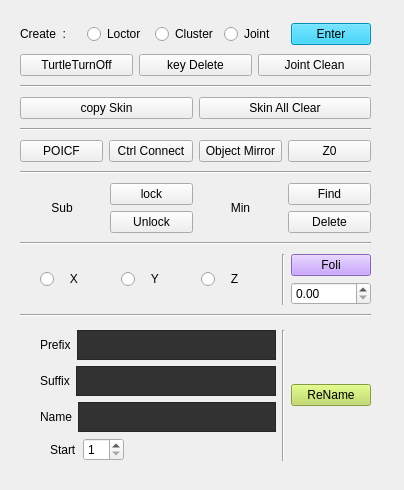
<?xml version="1.0" encoding="UTF-8"?>
<ui version="4.0">
 <class>all_Form</class>
 <widget class="QWidget" name="all_Form">
  <property name="geometry">
   <rect>
    <x>0</x>
    <y>0</y>
    <width>404</width>
    <height>490</height>
   </rect>
  </property>
  <property name="minimumSize">
   <size>
    <width>400</width>
    <height>490</height>
   </size>
  </property>
  <property name="maximumSize">
   <size>
    <width>10000</width>
    <height>10000</height>
   </size>
  </property>
  <property name="windowTitle">
   <string>Form</string>
  </property>
  <widget class="QWidget" name="layoutWidget">
   <property name="geometry">
    <rect>
     <x>20</x>
     <y>330</y>
     <width>351</width>
     <height>131</height>
    </rect>
   </property>
   <layout class="QGridLayout" name="gridLayout_3">
    <item row="0" column="0">
     <layout class="QGridLayout" name="rename_02_GB">
      <item row="0" column="0">
       <spacer name="rename_02_SP">
        <property name="orientation">
         <enum>Qt::Vertical</enum>
        </property>
        <property name="sizeHint" stdset="0">
         <size>
          <width>20</width>
          <height>78</height>
         </size>
        </property>
       </spacer>
      </item>
      <item row="0" column="1">
       <layout class="QVBoxLayout" name="rename_03_VT">
        <property name="topMargin">
         <number>0</number>
        </property>
        <property name="bottomMargin">
         <number>0</number>
        </property>
        <item>
         <layout class="QHBoxLayout" name="rename_04_HR">
          <item>
           <widget class="QLabel" name="Prefix_LB">
            <property name="text">
             <string>Prefix</string>
            </property>
           </widget>
          </item>
          <item>
           <widget class="QTextEdit" name="SF_rename_Prefix">
            <property name="styleSheet">
             <string notr="true">background-color: rgb(50, 50, 50)</string>
            </property>
            <property name="html">
             <string>&lt;!DOCTYPE HTML PUBLIC &quot;-//W3C//DTD HTML 4.0//EN&quot; &quot;http://www.w3.org/TR/REC-html40/strict.dtd&quot;&gt;
&lt;html&gt;&lt;head&gt;&lt;meta name=&quot;qrichtext&quot; content=&quot;1&quot; /&gt;&lt;style type=&quot;text/css&quot;&gt;
p, li { white-space: pre-wrap; }
&lt;/style&gt;&lt;/head&gt;&lt;body style=&quot; font-family:'Gulim'; font-size:9pt; font-weight:400; font-style:normal;&quot;&gt;
&lt;p align=&quot;center&quot; style=&quot;-qt-paragraph-type:empty; margin-top:0px; margin-bottom:0px; margin-left:0px; margin-right:0px; -qt-block-indent:0; text-indent:0px;&quot;&gt;&lt;br /&gt;&lt;/p&gt;&lt;/body&gt;&lt;/html&gt;</string>
            </property>
           </widget>
          </item>
         </layout>
        </item>
        <item>
         <layout class="QHBoxLayout" name="rename_05_HR">
          <item>
           <widget class="QLabel" name="Suffix_LB">
            <property name="text">
             <string>Suffix</string>
            </property>
           </widget>
          </item>
          <item>
           <widget class="QTextEdit" name="SF_rename_Suffix">
            <property name="styleSheet">
             <string notr="true">background-color: rgb(50, 50, 50)</string>
            </property>
            <property name="html">
             <string>&lt;!DOCTYPE HTML PUBLIC &quot;-//W3C//DTD HTML 4.0//EN&quot; &quot;http://www.w3.org/TR/REC-html40/strict.dtd&quot;&gt;
&lt;html&gt;&lt;head&gt;&lt;meta name=&quot;qrichtext&quot; content=&quot;1&quot; /&gt;&lt;style type=&quot;text/css&quot;&gt;
p, li { white-space: pre-wrap; }
&lt;/style&gt;&lt;/head&gt;&lt;body style=&quot; font-family:'Gulim'; font-size:9pt; font-weight:400; font-style:normal;&quot;&gt;
&lt;p align=&quot;center&quot; style=&quot;-qt-paragraph-type:empty; margin-top:0px; margin-bottom:0px; margin-left:0px; margin-right:0px; -qt-block-indent:0; text-indent:0px;&quot;&gt;&lt;br /&gt;&lt;/p&gt;&lt;/body&gt;&lt;/html&gt;</string>
            </property>
           </widget>
          </item>
         </layout>
        </item>
        <item>
         <layout class="QHBoxLayout" name="rename_06_HR">
          <item>
           <widget class="QLabel" name="Name_LB">
            <property name="text">
             <string>Name</string>
            </property>
           </widget>
          </item>
          <item>
           <widget class="QTextEdit" name="SF_rename_Name">
            <property name="styleSheet">
             <string notr="true">background-color: rgb(50, 50, 50)</string>
            </property>
            <property name="html">
             <string>&lt;!DOCTYPE HTML PUBLIC &quot;-//W3C//DTD HTML 4.0//EN&quot; &quot;http://www.w3.org/TR/REC-html40/strict.dtd&quot;&gt;
&lt;html&gt;&lt;head&gt;&lt;meta name=&quot;qrichtext&quot; content=&quot;1&quot; /&gt;&lt;style type=&quot;text/css&quot;&gt;
p, li { white-space: pre-wrap; }
&lt;/style&gt;&lt;/head&gt;&lt;body style=&quot; font-family:'Gulim'; font-size:9pt; font-weight:400; font-style:normal;&quot;&gt;
&lt;p align=&quot;center&quot; style=&quot;-qt-paragraph-type:empty; margin-top:0px; margin-bottom:0px; margin-left:0px; margin-right:0px; -qt-block-indent:0; text-indent:0px;&quot;&gt;&lt;br /&gt;&lt;/p&gt;&lt;/body&gt;&lt;/html&gt;</string>
            </property>
           </widget>
          </item>
         </layout>
        </item>
       </layout>
      </item>
     </layout>
    </item>
    <item row="0" column="1" rowspan="2">
     <widget class="Line" name="line">
      <property name="orientation">
       <enum>Qt::Vertical</enum>
      </property>
     </widget>
    </item>
    <item row="0" column="2" rowspan="2">
     <widget class="QPushButton" name="rename_bt">
      <property name="styleSheet">
       <string notr="true">background-color:rgb(186,218,85);
color: rgb(0, 0, 0);</string>
      </property>
      <property name="text">
       <string>ReName</string>
      </property>
     </widget>
    </item>
    <item row="1" column="0">
     <layout class="QHBoxLayout" name="rename_07_HR">
      <property name="leftMargin">
       <number>30</number>
      </property>
      <item>
       <widget class="QLabel" name="renameStart_LB">
        <property name="text">
         <string>Start</string>
        </property>
       </widget>
      </item>
      <item>
       <widget class="QSpinBox" name="SB_rename_StartNum">
        <property name="minimum">
         <number>1</number>
        </property>
       </widget>
      </item>
      <item>
       <spacer name="rename_07_SP">
        <property name="orientation">
         <enum>Qt::Horizontal</enum>
        </property>
        <property name="sizeHint" stdset="0">
         <size>
          <width>108</width>
          <height>20</height>
         </size>
        </property>
       </spacer>
      </item>
     </layout>
    </item>
   </layout>
  </widget>
  <widget class="QWidget" name="layoutWidget">
   <property name="geometry">
    <rect>
     <x>20</x>
     <y>20</y>
     <width>351</width>
     <height>301</height>
    </rect>
   </property>
   <layout class="QVBoxLayout" name="verticalLayout">
    <item>
     <layout class="QHBoxLayout" name="Up_01_HR">
      <item>
       <widget class="QLabel" name="create_lb">
        <property name="text">
         <string>Create  :</string>
        </property>
        <property name="buddy">
         <cstring>create_Enter_bt</cstring>
        </property>
       </widget>
      </item>
      <item>
       <widget class="QRadioButton" name="create_Loc_rbt">
        <property name="text">
         <string>Loctor</string>
        </property>
       </widget>
      </item>
      <item>
       <widget class="QRadioButton" name="create_Clu_rbt">
        <property name="text">
         <string>Cluster</string>
        </property>
       </widget>
      </item>
      <item>
       <widget class="QRadioButton" name="create_Jnt_rbt">
        <property name="text">
         <string>Joint</string>
        </property>
       </widget>
      </item>
      <item>
       <widget class="QPushButton" name="create_Enter_bt">
        <property name="acceptDrops">
         <bool>false</bool>
        </property>
        <property name="styleSheet">
         <string notr="true">background-color:rgb(0, 200, 255);
color: rgb(0, 0, 0);</string>
        </property>
        <property name="text">
         <string>Enter</string>
        </property>
       </widget>
      </item>
     </layout>
    </item>
    <item>
     <layout class="QHBoxLayout" name="horizontalLayout">
      <item>
       <widget class="QPushButton" name="turtledelete_bt">
        <property name="text">
         <string>TurtleTurnOff</string>
        </property>
       </widget>
      </item>
      <item>
       <widget class="QPushButton" name="keydelete_bt">
        <property name="text">
         <string>key Delete</string>
        </property>
       </widget>
      </item>
      <item>
       <widget class="QPushButton" name="JointClean_bt">
        <property name="text">
         <string>Joint Clean</string>
        </property>
       </widget>
      </item>
     </layout>
    </item>
    <item>
     <widget class="Line" name="Up_line_5">
      <property name="orientation">
       <enum>Qt::Horizontal</enum>
      </property>
     </widget>
    </item>
    <item>
     <layout class="QHBoxLayout" name="horizontalLayout_2">
      <item>
       <widget class="QPushButton" name="copyskin_bt">
        <property name="text">
         <string>copy Skin</string>
        </property>
       </widget>
      </item>
      <item>
       <widget class="QPushButton" name="skinAllClear_bt">
        <property name="text">
         <string>Skin All Clear</string>
        </property>
       </widget>
      </item>
     </layout>
    </item>
    <item>
     <widget class="Line" name="Up_line_2">
      <property name="orientation">
       <enum>Qt::Horizontal</enum>
      </property>
     </widget>
    </item>
    <item>
     <layout class="QHBoxLayout" name="horizontalLayout_3">
      <item>
       <widget class="QPushButton" name="polcf_loc_bt">
        <property name="text">
         <string>POICF</string>
        </property>
       </widget>
      </item>
      <item>
       <widget class="QPushButton" name="ctrlConnect_bt">
        <property name="text">
         <string>Ctrl Connect</string>
        </property>
       </widget>
      </item>
      <item>
       <widget class="QPushButton" name="objectMirror_bt">
        <property name="text">
         <string>Object Mirror</string>
        </property>
       </widget>
      </item>
      <item>
       <widget class="QPushButton" name="Z0_bt">
        <property name="text">
         <string>Z0</string>
        </property>
       </widget>
      </item>
     </layout>
    </item>
    <item>
     <widget class="Line" name="Up_line_3">
      <property name="orientation">
       <enum>Qt::Horizontal</enum>
      </property>
     </widget>
    </item>
    <item>
     <layout class="QHBoxLayout" name="horizontalLayout_4">
      <item>
       <layout class="QGridLayout" name="gridLayout_2">
        <item row="0" column="0" rowspan="2">
         <widget class="QLabel" name="sub_lb">
          <property name="layoutDirection">
           <enum>Qt::LeftToRight</enum>
          </property>
          <property name="text">
           <string>Sub</string>
          </property>
          <property name="alignment">
           <set>Qt::AlignCenter</set>
          </property>
         </widget>
        </item>
        <item row="0" column="1">
         <widget class="QPushButton" name="sub_lock_bt">
          <property name="text">
           <string>lock</string>
          </property>
         </widget>
        </item>
        <item row="1" column="1">
         <widget class="QPushButton" name="sub_unlock_bt">
          <property name="text">
           <string>Unlock</string>
          </property>
         </widget>
        </item>
       </layout>
      </item>
      <item>
       <layout class="QGridLayout" name="gridLayout">
        <item row="0" column="0" rowspan="2">
         <widget class="QLabel" name="min_lb">
          <property name="layoutDirection">
           <enum>Qt::LeftToRight</enum>
          </property>
          <property name="text">
           <string>Min</string>
          </property>
          <property name="alignment">
           <set>Qt::AlignCenter</set>
          </property>
         </widget>
        </item>
        <item row="0" column="1">
         <widget class="QPushButton" name="min_find_bt">
          <property name="text">
           <string>Find</string>
          </property>
         </widget>
        </item>
        <item row="1" column="1">
         <widget class="QPushButton" name="min_delete_bt">
          <property name="text">
           <string>Delete</string>
          </property>
         </widget>
        </item>
       </layout>
      </item>
     </layout>
    </item>
    <item>
     <widget class="Line" name="Up_line_1">
      <property name="orientation">
       <enum>Qt::Horizontal</enum>
      </property>
     </widget>
    </item>
    <item>
     <layout class="QGridLayout" name="foliGroup_GB">
      <item row="1" column="5">
       <widget class="QDoubleSpinBox" name="foli_spin_rbt"/>
      </item>
      <item row="0" column="1" rowspan="2">
       <widget class="QRadioButton" name="foli_x_rbt">
        <property name="text">
         <string>   X</string>
        </property>
       </widget>
      </item>
      <item row="0" column="2" rowspan="2">
       <widget class="QRadioButton" name="foli_y_rbt">
        <property name="text">
         <string>   Y</string>
        </property>
       </widget>
      </item>
      <item row="0" column="5">
       <widget class="QPushButton" name="foli_bt">
        <property name="styleSheet">
         <string notr="true">background-color: rgb(187, 138, 255);
color: rgb(0, 0, 0);</string>
        </property>
        <property name="text">
         <string>Foli</string>
        </property>
       </widget>
      </item>
      <item row="0" column="0" rowspan="2">
       <spacer name="foliGroup_SP">
        <property name="orientation">
         <enum>Qt::Vertical</enum>
        </property>
        <property name="sizeHint" stdset="0">
         <size>
          <width>20</width>
          <height>40</height>
         </size>
        </property>
       </spacer>
      </item>
      <item row="0" column="4" rowspan="2">
       <widget class="Line" name="foliGroup_Line">
        <property name="orientation">
         <enum>Qt::Vertical</enum>
        </property>
       </widget>
      </item>
      <item row="0" column="3" rowspan="2">
       <widget class="QRadioButton" name="foli_z_rbt">
        <property name="text">
         <string>   Z</string>
        </property>
       </widget>
      </item>
     </layout>
    </item>
    <item>
     <widget class="Line" name="Up_line_4">
      <property name="orientation">
       <enum>Qt::Horizontal</enum>
      </property>
     </widget>
    </item>
   </layout>
  </widget>
 </widget>
 <resources/>
 <connections/>
</ui>
